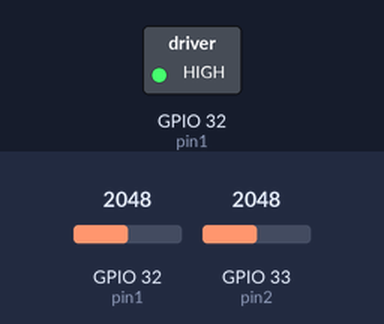
A sketch run on a simulated ESP32. Parts: switched loads named in the sketch (green lamp = pin HIGH). The inputs (shaded band) are chosen by the test bench; at power-on: GPIO 32 (pin1) = 2048, GPIO 33 (pin2) = 2048. What the sketch prints to the serial monitor is not drawn.

Above: at 1.2 s.
1.3 s: GPIO 32 (pin1) set to 2126
2.9 s: GPIO 33 (pin2) set to 2116
Timing chart, 0 to 5.9 s (numbered marks = the images above; inputs shaded):
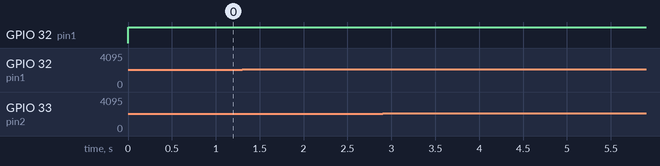

The sketch:

dc_moottori_koodi.ino
```cpp
int left;
int right;
int diff;
int total = 0;

// Choose two ADC-capable pins on ESP32 (e.g., GPIO32 and GPIO33)
const int pin1 = 32;  // Connect to one motor terminal
const int pin2 = 33;  // Connect to the other motor terminal

void setup() {
  Serial.begin(115200);
}

void loop() {
  // First read (pin2 HIGH, pin1 as analog input)
  pinMode(pin1, INPUT);
  pinMode(pin2, OUTPUT);
  digitalWrite(pin2, HIGH);
  delayMicroseconds(10);
  left = analogRead(pin1);

  // Second read (pin1 HIGH, pin2 as analog input)
  pinMode(pin2, INPUT);
  pinMode(pin1, OUTPUT);
  digitalWrite(pin1, HIGH);
  delayMicroseconds(10);
  right = analogRead(pin2);

  // Calculate difference
  diff = left - right;
  total += diff;

  // Determine direction
  String direction = "Stopped";
  if (diff > 10) {
    direction = "Clockwise";
  } else if (diff < -10) {
    direction = "Counter-Clockwise";
  }

  // Print data
  Serial.print("Left: ");
  Serial.print(left);
  Serial.print("  Right: ");
  Serial.print(right);
  Serial.print("  Diff: ");
  Serial.print(diff);
  Serial.print("  Total: ");
  Serial.print(total);
  Serial.print("  Direction: ");
  Serial.println(direction);

  delay(100);
}
```
